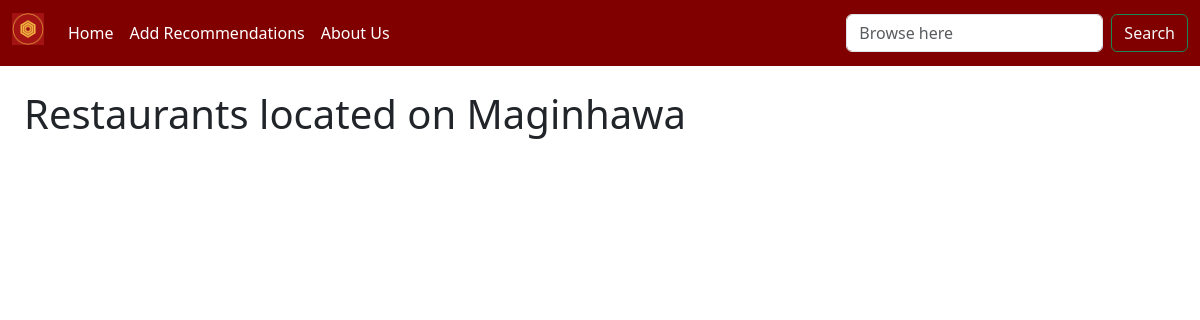
/locations/Maginhawa, run on an earlier commit of the app's database.
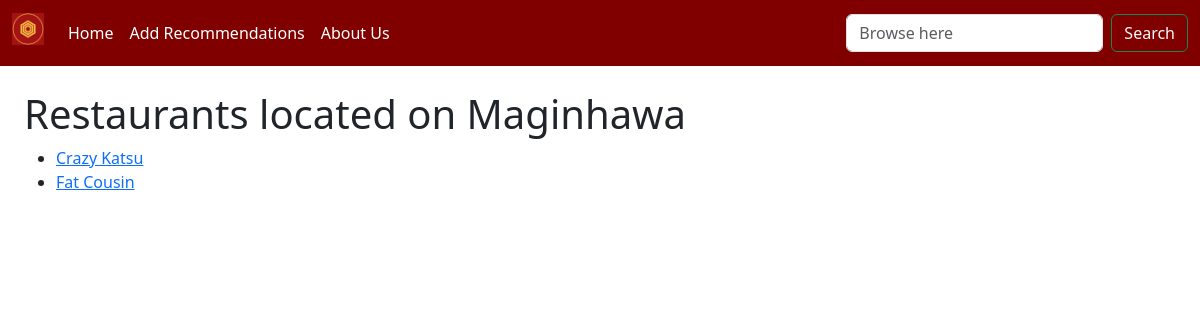
And on a later commit of the database.
### tables this page shows
CREATE TABLE "Restaurants" (
	"ID"	INTEGER NOT NULL UNIQUE,
	"location"	TEXT,
	"name"	TEXT,
	"description"	TEXT,
	"rating"	NUMERIC,
	"food_type"	TEXT,
	"image"	TEXT,
	"price_range"	NUMERIC,
	PRIMARY KEY("ID" AUTOINCREMENT)
);

### app.py (the view)
@app.route('/locations/<location>') #read_pets_by_pet_type so yung first val ng SQL siguro
def restaurant(location):
    restaurant_SQLlist = read_Restaurants_by_location(location)
    return render_template("locations.html", location_template=location, restaurant_template=restaurant_SQLlist) #lahat ng may template ilalagay sa html {{ }}

### data.py (called while the page is built)
def connect_to_db(path):
    conn = sqlite3.connect(path)
    conn.row_factory = sqlite3.Row
    return (conn, conn.cursor())

def read_Restaurants_by_location(location):
    conn, cur = connect_to_db(db_path)
    query = 'SELECT * FROM Restaurants WHERE location = ?'
    value = location
    results = cur.execute(query,(value,)).fetchall()
    conn.close()
    return results

### templates/locations.html
{% extends 'base.html' %}
{% block content %}
<h1>Restaurants located on {{ location_template }}</h1>
<ul>
    {% for Restaurant in restaurant_template %}
    <li><a href="/restaurants/{{Restaurant.ID}}">{{ Restaurant.name }}</a></li>
    {% endfor %}
</ul>
{% endblock %}

### templates/base.html (shortened to what this page needs)
<!DOCTYPE html>
<html lang="en">
<head>
    <link href="https://cdn.jsdelivr.net/npm/bootstrap@5.3.0-alpha3/dist/css/bootstrap.min.css" rel="stylesheet">
</head>
<body>
  {% include 'navitest.html' %}
  <div class="m-4">
    {% block content %}
    {% endblock %}
</div>
</body>
</html>

### templates/navitest.html (shortened to what this page needs)
<nav class = "navbar navbar-expand-lg navbar-dark" style="background-color: #800000">
    <div class="container-fluid">
    <a
        href = "{{url_for('index')}}"
        class="navbar-brand mb-2 h2" >
            <img class="d-inline-block  align-top"
            src="static/images/only-logo.png" width="32" height="32" />
    </a>
    <div
        class="collapse navbar-collapse"
        id="navbarSupportedContent">
        <ul class="navbar-nav me-auto mb-2 mb-lg-0">
            <li class="nav-item active">
                <a class="nav-link active"
                aria-current="page"
                href="{{url_for('index')}}">Home
                </a>
            </li>
            <li class="nav-item active">
                <a class="nav-link active"
                aria-current="page"
                href="{{url_for('register')}}">Add Recommendations
                </a>
            </li>
            <li class="nav-item active">
                <a class="nav-link active"
                aria-current="page"
                href="{{url_for('about_us')}}">About Us
                </a>
            </li>
        </ul>
        <form class="d-flex" action="{{ url_for('search') }}" method="GET">
            <input class="form-control me-2" type="search" name="query" placeholder="Browse here" aria-label="Search">
            <button class="btn btn-outline-success text-light" type="submit">Search</button>
    </form>
    </div>
    </div>
</nav>
</body>
</html>

What changed in the data, as far as the page shows it:
added Restaurants: name "Crazy Katsu"
added Restaurants: name "Fat Cousin"
